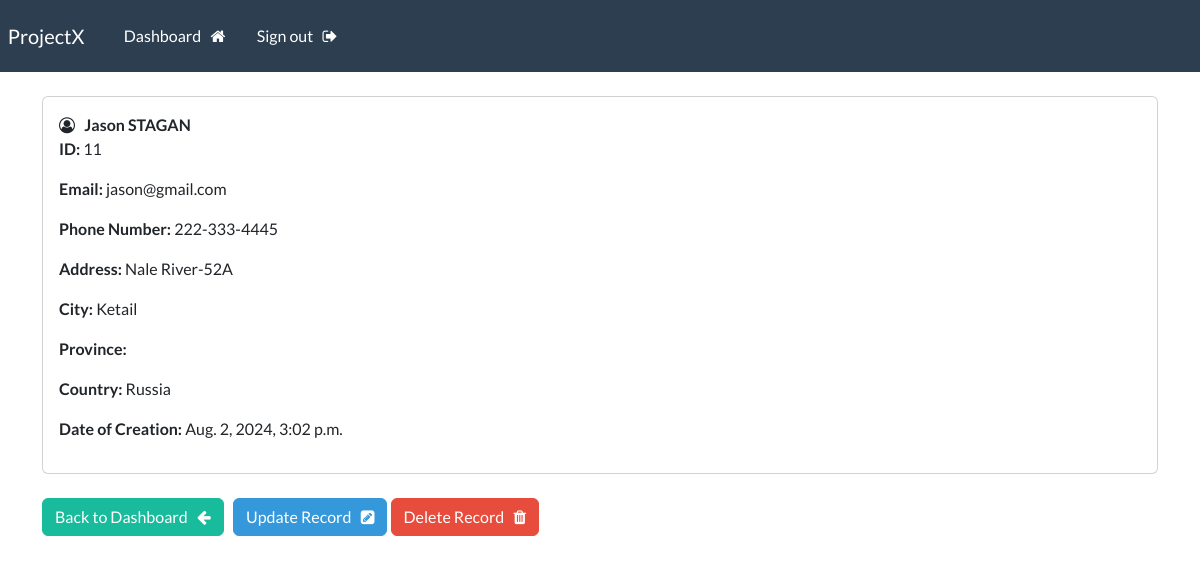
/views-record/11 (signed in), run on the app's committed database.
### webapp/models.py (models this page shows, shortened)
class Record(models.Model):
    creation_date = models.DateTimeField(auto_now_add=True)
    first_name = models.CharField(max_length=20)
    last_name = models.CharField(max_length=20)
    email = models.CharField(max_length=50)
    phone = models.CharField(max_length=20)
    address =  models.CharField(max_length=100)
    city = models.CharField(max_length=50)
    provinces = models.CharField(max_length=100)
    country = models.CharField(max_length=125)

### webapp/views.py (the view)
# urls.py: path('views-record/<int:pk>',views.view_single_record,name="viewrecordpage"),
@login_required(login_url='loginpage')
def view_single_record(request,pk):
    all_records= Record.objects.get(id=pk)
    context = {'record':all_records}
    return render(request,'webapp/records-views.html',context)

### webapp/templates/webapp/records-views.html (shortened to what this page needs)
{% extends "webapp/base.html" %}
{% block content %}
<div class="card">
<div class="card-body">
    <i class="fa fa-user-circle-o" aria-hidden="true"></i> &nbsp;
            <strong>
                {{record.first_name}}
                {{record.last_name|upper}}
            </strong>
        <br>
    <p><strong>ID: </strong>{{record.id}}</p>
    <p><strong>Email: </strong>{{record.email}}</p>
    <p><strong>Phone Number: </strong>{{record.phone}}</p>
    <p><strong>Address: </strong>{{record.address}}</p>
    <p><strong>City: </strong>{{record.city}}</p>
    <p><strong>Province: </strong>{{record.province}}</p>
    <p><strong>Country: </strong>{{record.country}}</p>
    <p><strong>Date of Creation: </strong>{{record.creation_date}}</p>
</div>
</div>
<br>
    <a class="btn btn-success" href="{% url 'dashboardpage' %}">  Back to Dashboard &nbsp; <i class="fa fa-arrow-left" aria-hidden="true"></i>
    </a>
    <a class="btn btn-info" href="{% url 'updaterecordpage' record.id %}">  Update Record &nbsp; <i class="fa fa-pencil-square" aria-hidden="true"></i> </a>
    <a class="btn btn-danger" href="{% url 'deleterecordpage' record.id %}"> Delete Record &nbsp; <i class="fa fa-trash" aria-hidden="true"></i>
    </a>
{% endblock %}

### data on the page
Record: first_name "Jason", last_name "STAGAN", id "11", email "jason@gmail.com", phone "222-333-4445", address "Nale River-52A", city "Ketail", country "Russia", creation_date "Aug. 2, 2024, 3:02 p.m."
